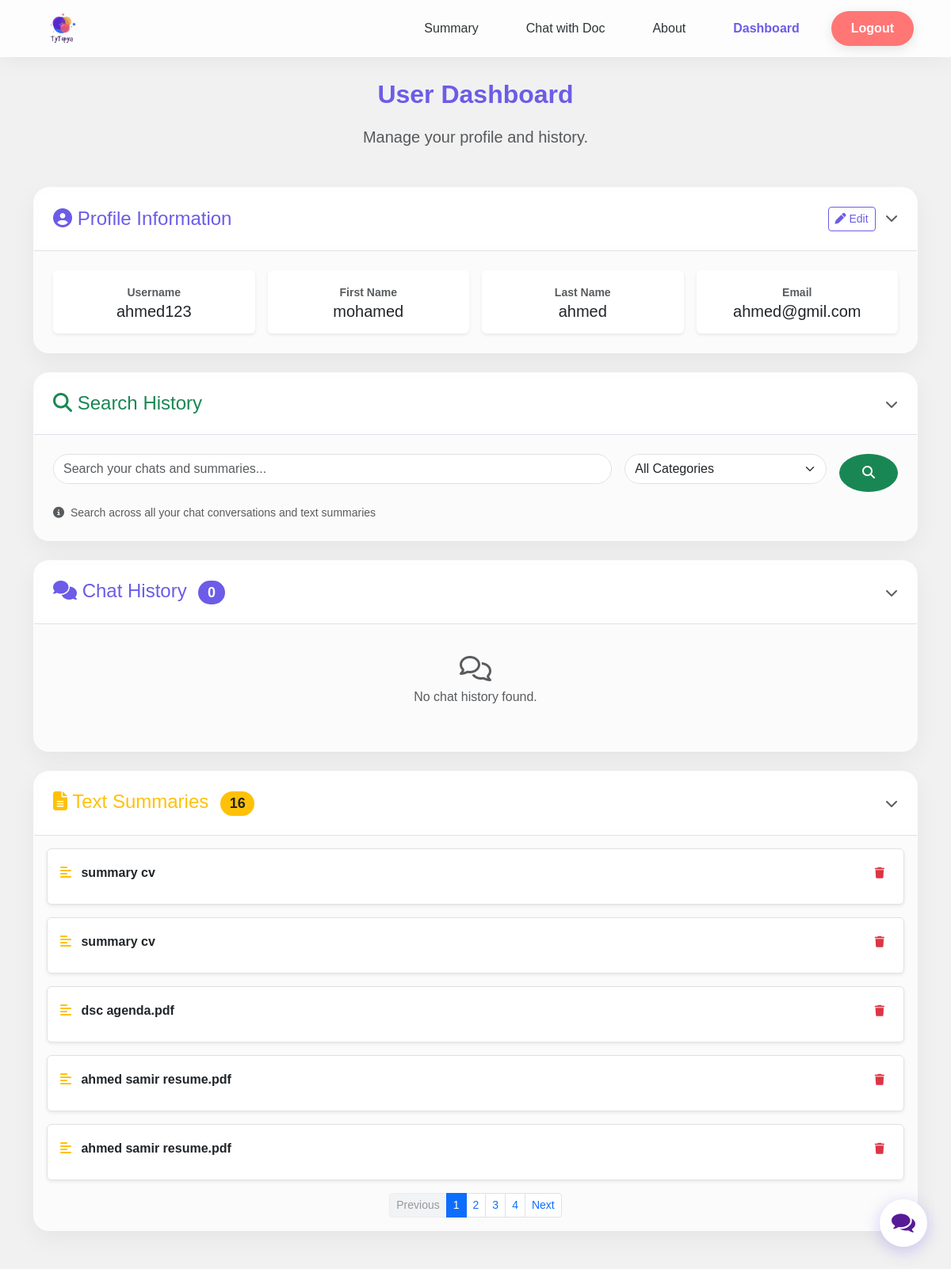
The app's page /dashboard (signed in) with its own data.
### webapp/models.py (models this page shows, shortened)
class User(db.Model,UserMixin):
    id = db.Column(db.Integer, primary_key=True)
    fname = db.Column(db.String(25), nullable=False)
    lname = db.Column(db.String(25), nullable=False)
    username = db.Column(db.String(25), unique=True, nullable=False)
    email = db.Column(db.String(125), unique=True, nullable=False)
    password = db.Column(db.String(60), nullable=False)
    question = db.relationship('Question',backref="author")
    response = db.relationship('Response',backref="author")
    texts = db.relationship('Texts',backref="author")
    summaries = db.relationship('Summaries',backref="author")
    feedbacks = db.relationship('Feedbacks',backref="author")
    pdf_chats = db.relationship('PDFChat', backref="author", lazy=True)
    chat_sessions = db.relationship('ChatSession', backref="author", lazy=True, cascade="all, delete-orphan")

class Texts(db.Model):
    id = db.Column(db.Integer,primary_key = True)
    title = db.Column(db.String(30))
    data = db.Column(db.String(100000000))
    date = db.Column(db.DateTime,nullable=False,default=datetime.datetime.utcnow )
    user_id = db.Column(db.Integer, db.ForeignKey('user.id'))
    count = db.Column(db.Integer)
    type = db.Column(db.String(10), default='text')
    summaries = db.relationship('Summaries', backref='text_source', lazy=True, cascade="all, delete-orphan")

### webapp/routes.py (the view)
@login_required
@routes1.route("/dashboard")
def dashboard():
    page_texts = request.args.get('page_texts', 1, type=int)
    page_chats = request.args.get('page_chats', 1, type=int)
    page_pdf = request.args.get('page_pdf', 1, type=int)
    per_page = 5
    texts_pagination = Texts.query.filter_by(user_id=current_user.id).order_by(Texts.date.desc()).paginate(page=page_texts, per_page=per_page, error_out=False)
    chats_pagination = Question.query.filter_by(user_id=current_user.id).order_by(Question.date.desc()).paginate(page=page_chats, per_page=per_page, error_out=False)
    return render_template("dashboard.html",
                           title="dashboard",
                           custom="dashboard",
                           js="dashboard",
                           user=current_user,
                           texts=texts_pagination,
                           chats=chats_pagination)

### webapp/templates/dashboard.html (shortened to what this page needs)
{% extends "base.html" %}
{% block content %}
<div class="container animate-section" style="margin-top: 100px; margin-bottom: 50px;">
    <div class="text-center mb-5">
        <h2 class="heading-glass">User Dashboard</h2>
        <p class="lead text-muted">Manage your profile and history.</p>
    </div>
    <div class="glass-card mb-4 overflow-hidden">
        <div class="p-4 bg-light-transparent border-bottom d-flex justify-content-between align-items-center" data-bs-toggle="collapse" data-bs-target="#userInfoCollapse" style="cursor: pointer;">
            <h4 class="m-0 text-primary"><i class="fa-solid fa-user-circle"></i> Profile Information</h4>
            <div>
                <button class="btn btn-sm btn-outline-primary me-2" data-bs-toggle="modal" data-bs-target="#editProfileModal" onclick="event.stopPropagation()">
                    <i class="fa-solid fa-pen"></i> Edit
                </button>
                <i class="fa-solid fa-chevron-down text-muted"></i>
            </div>
        </div>
        <div class="collapse show" id="userInfoCollapse">
            <div class="p-4">
                <div class="row g-3 text-center">
                    <div class="col-md-3">
                        <div class="p-3 rounded bg-white shadow-sm">
                            <small class="text-muted fw-bold">Username</small>
                            <p class="h5 m-0 text-dark">{{current_user.username}}</p>
                        </div>
                    </div>
                    <div class="col-md-3">
                        <div class="p-3 rounded bg-white shadow-sm">
                            <small class="text-muted fw-bold">First Name</small>
                            <p class="h5 m-0 text-dark">{{current_user.fname}}</p>
                        </div>
                    </div>
                    <div class="col-md-3">
                        <div class="p-3 rounded bg-white shadow-sm">
                            <small class="text-muted fw-bold">Last Name</small>
                            <p class="h5 m-0 text-dark">{{current_user.lname}}</p>
                        </div>
                    </div>
                    <div class="col-md-3">
                        <div class="p-3 rounded bg-white shadow-sm">
                            <small class="text-muted fw-bold">Email</small>
                            <p class="h5 m-0 text-dark">{{current_user.email}}</p>
                        </div>
                    </div>
                </div>
            </div>
        </div>
    </div>
    <div class="glass-card mb-4 overflow-hidden">
        <div class="p-4 bg-light-transparent border-bottom d-flex justify-content-between align-items-center" data-bs-toggle="collapse" data-bs-target="#searchCollapse" style="cursor: pointer;">
            <h4 class="m-0 text-success"><i class="fa-solid fa-magnifying-glass"></i> Search History</h4>
            <i class="fa-solid fa-chevron-down text-muted"></i>
        </div>
        <div class="collapse show" id="searchCollapse">
            <div class="p-4">
                <form action="{{ url_for('routes1.findSearch') }}" method="GET" class="mb-3">
                    <div class="row g-3">
                        <div class="col-md-8">
                            <input type="text" name="search" class="form-control glass-input rounded-pill" placeholder="Search your chats and summaries..." required>
                        </div>
                        <div class="col-md-3">
                            <select name="category" class="form-select glass-input rounded-pill">
                                <option value="all">All Categories</option>
                            </select>
                        </div>
                        <div class="col-md-1">
                            <button type="submit" class="btn btn-success rounded-circle w-100" style="height: 48px;">
                                <i class="fa-solid fa-magnifying-glass"></i>
                            </button>
                        </div>
                    </div>
                </form>
                <p class="text-muted small mb-0">
                    <i class="fa-solid fa-info-circle me-1"></i>
                    Search across all your chat conversations and text summaries
                </p>
            </div>
        </div>
    </div>
    <div class="glass-card mb-4 overflow-hidden">
        <div class="p-4 bg-light-transparent border-bottom d-flex justify-content-between align-items-center" data-bs-toggle="collapse" data-bs-target="#chatHistoryCollapse" style="cursor: pointer;">
            <h4 class="m-0 text-primary"><i class="fa-solid fa-comments"></i> Chat History <span class="badge bg-primary rounded-pill ms-2">{{chats.total}}</span></h4>
            <i class="fa-solid fa-chevron-down text-muted"></i>
        </div>
        <div class="collapse show" id="chatHistoryCollapse">
            <div class="p-3">
                {% if chats.total > 0 %}
                    <div class="vstack gap-3 mb-3">
                    {% for q in chats.items %}
                    <div class="bg-white p-3 rounded shadow-sm border item-card" id="chat-card-{{q.id}}">
                        <div class="d-flex justify-content-between align-items-center mb-2">
                             <a class="text-decoration-none text-dark fw-bold d-block text-truncate" data-bs-toggle="collapse" href="#chat{{q.id}}" role="button" style="max-width: 80%;">
                                <i class="fa-regular fa-comment-dots text-primary me-2"></i> {{q.data}}
                             </a>
                             <button class="btn btn-sm btn-outline-danger border-0" onclick="deleteMessage({{q.id}})">
                                <i class="fa-solid fa-trash"></i>
                             </button>
                        </div>
                        <div class="collapse mt-2 ps-3 border-start border-3 border-primary" id="chat{{q.id}}">
                             {% if q.responses %}
                             <p class="mb-1 text-muted"><i class="fa-solid fa-robot"></i> {{q.responses[0].data}}</p>
                             {% endif %}
                             <small class="text-secondary">{{q.date}}</small>
                        </div>
                    </div>
                    {% endfor %}
                    </div>
                    {% if chats.pages > 1 %}
                    <nav aria-label="Chats pagination">
                        <ul class="pagination pagination-sm justify-content-center">
                            <li class="page-item {% if not chats.has_prev %}disabled{% endif %}">
                                <a class="page-link" href="{{ url_for('routes1.dashboard', page_chats=chats.prev_num, page_texts=texts.page) }}">Previous</a>
                            </li>
                            {% for page_num in chats.iter_pages(left_edge=1, right_edge=1, left_current=1, right_current=2) %}
                                {% if page_num %}
                                    <li class="page-item {% if chats.page == page_num %}active{% endif %}">
                                        <a class="page-link" href="{{ url_for('routes1.dashboard', page_chats=page_num, page_texts=texts.page) }}">{{ page_num }}</a>
                                    </li>
                                {% else %}
                                    <li class="page-item disabled"><span class="page-link">...</span></li>
                                {% endif %}
                            {% endfor %}
                            <li class="page-item {% if not chats.has_next %}disabled{% endif %}">
                                <a class="page-link" href="{{ url_for('routes1.dashboard', page_chats=chats.next_num, page_texts=texts.page) }}">Next</a>
                            </li>
                        </ul>
                    </nav>
                    {% endif %}
                {% else %}
                    <div class="text-center p-4 text-muted">
                        <i class="fa-regular fa-comments fa-2x mb-2"></i>
                        <p>No chat history found.</p>
                    </div>
                {% endif %}
            </div>
        </div>
    </div>
    <div class="glass-card mb-4 overflow-hidden">
        <div class="p-4 bg-light-transparent border-bottom d-flex justify-content-between align-items-center" data-bs-toggle="collapse" data-bs-target="#summaryHistoryCollapse" style="cursor: pointer;">
            <h4 class="m-0 text-warning"><i class="fa-solid fa-file-lines"></i> Text Summaries <span class="badge bg-warning text-dark rounded-pill ms-2">{{texts.total}}</span></h4>
            <i class="fa-solid fa-chevron-down text-muted"></i>
        </div>
        <div class="collapse show" id="summaryHistoryCollapse">
            {% if texts.total > 0 %}
            <div class="p-3">
                <div class="vstack gap-3 mb-3">
                {% for text in texts.items %}
                <div class="bg-white p-3 rounded shadow-sm border item-card" id="text-card-{{text.id}}">
                     <div class="d-flex justify-content-between align-items-center mb-2">
                        <a class="text-decoration-none text-dark fw-bold" data-bs-toggle="collapse" href="#text{{text.id}}">
                            <i class="fa-solid fa-align-left text-warning me-2"></i> {{text.title}}
                        </a>
                        <button class="btn btn-sm btn-outline-danger border-0" onclick="deleteText({{text.id}})">
                            <i class="fa-solid fa-trash"></i>
                        </button>
                     </div>
                </div>
                {% endfor %}
                </div>
                {% if texts.pages > 1 %}
                <nav aria-label="Texts pagination">
                    <ul class="pagination pagination-sm justify-content-center">
                        <li class="page-item {% if not texts.has_prev %}disabled{% endif %}">
                            <a class="page-link" href="{{ url_for('routes1.dashboard', page_texts=texts.prev_num, page_chats=chats.page) }}">Previous</a>
                        </li>
                        {% for page_num in texts.iter_pages(left_edge=1, right_edge=1, left_current=1, right_current=2) %}
                            {% if page_num %}
                                <li class="page-item {% if texts.page == page_num %}active{% endif %}">
                                    <a class="page-link" href="{{ url_for('routes1.dashboard', page_texts=page_num, page_chats=chats.page) }}">{{ page_num }}</a>
                                </li>
                            {% else %}
                                <li class="page-item disabled"><span class="page-link">...</span></li>
                            {% endif %}
                        {% endfor %}
                        <li class="page-item {% if not texts.has_next %}disabled{% endif %}">
                            <a class="page-link" href="{{ url_for('routes1.dashboard', page_texts=texts.next_num, page_chats=chats.page) }}">Next</a>
                        </li>
                    </ul>
                </nav>
                {% endif %}
            </div>
            {% else %}
                <div class="text-center p-4 text-muted">
                    <i class="fa-solid fa-file-excel fa-2x mb-2"></i>
                    <p>No saved summaries found.</p>
                </div>
            {% endif %}
        </div>
    </div>
</div>
{% endblock content %}

### webapp/templates/base.html (shortened to what this page needs)
<!DOCTYPE html>
<html>
    <head>
        {% if custom %}
        <link rel="stylesheet" href="{{url_for('static',filename='css/' + custom + '.css')  }} ">
        {% endif %}
    <link rel="stylesheet" type="text/css" href="{{url_for('static', filename='css/bootstrap.min.css')}}">
    <link rel="stylesheet" href="https://cdnjs.cloudflare.com/ajax/libs/font-awesome/6.5.1/css/all.min.css">
    <link rel="stylesheet" type="text/css" href="{{url_for('static', filename='css/main.css')}}">
    </head>
    <body>
      <nav class="navbar navbar-expand-lg fixed-top ">
        <div class="container-fluid ">
          <a class="navbar-brand logo " href="{{ url_for('routes1.home')}}" ><img src="../static/images/tytopyalogo.png" alt="Tytopia AI"></a>
          <div class="collapse navbar-collapse justify-content-end" id="navbarSupportedContent">
            <ul class="navbar-nav">
              <li class="nav-item">
                <a class="nav-link {% if request.endpoint == 'summarization1.summary' %}active{% endif %}" aria-current="page" href="{{ url_for('summarization1.summary')}}">Summary</a>
              </li>
              <li class="nav-item">
                <a class="nav-link {% if request.endpoint == 'rag.chat_doc' %}active{% endif %}" aria-current="page" href="{{ url_for('rag.chat_doc')}}">Chat with Doc</a>
              </li>
              <li class="nav-item">
                <a class="nav-link {% if request.endpoint == 'routes1.about' %}active{% endif %}" aria-current="page" href="{{ url_for('routes1.about')}}">About</a>
              </li>
              {% if current_user.is_authenticated %}
              <li class="nav-item">
                <a class="nav-link {% if request.endpoint == 'routes1.dashboard' %}active{% endif %}" aria-current="page" href="{{ url_for('routes1.dashboard')}}">Dashboard</a>
              </li>
              <li class="nav-item logout ">
                <a class="nav-link active " aria-current="page" href="{{ url_for('auth1.logout')}}">Logout</a>
              </li>
              {% endif %}
            </ul>
          </div>
        </div>
      </nav>
        {% block content %}
        {% endblock content %}
    <div class="chatbox__button">
        <button><img src="../static/images/chatbox-icon.svg" /></button>
    </div>
    </body>
</html>

### records on screen
User: username "ahmed123", fname "mohamed", lname "ahmed", email "ahmed@gmil.com"
Texts: title "summary cv"
Texts: title "summary cv"
Texts: title "dsc agenda.pdf"
Texts: title "ahmed samir resume.pdf"
Texts: title "ahmed samir resume.pdf"

### other values on screen
{{ chats.total }} "0"
{{ texts.total }} "16"
{{ page_num }} "1" "2" "3" "4"
